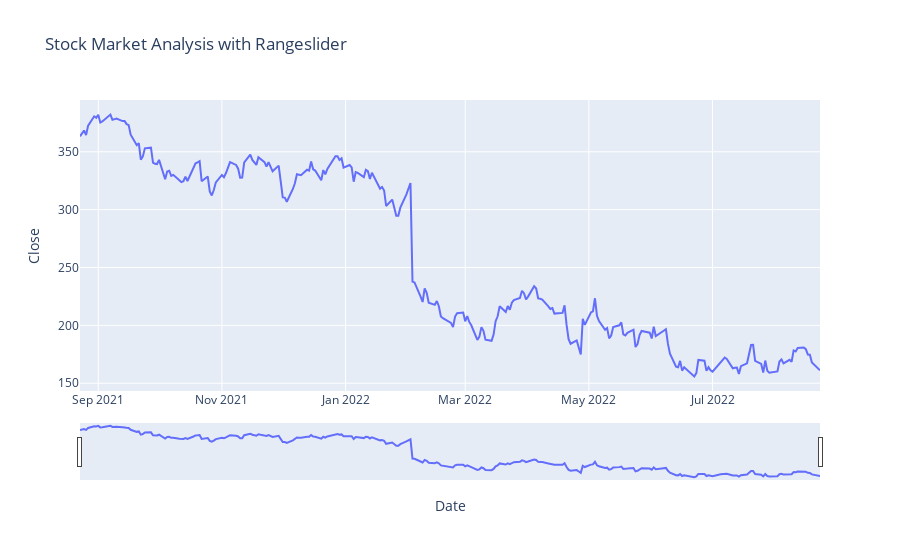

Notebook cell for this chart:
### Code cell
figure = px.line(data, x='Date', y='Close', 
                 title='Stock Market Analysis with Rangeslider')
figure.update_xaxes(rangeslider_visible=True)
figure.show()

### Figure 1 — Plotly figure (JSON) as saved in the notebook; plotly's stock layout.template omitted (floating-point values rounded to 4 significant figures; data arrays with more than 128 entries replaced by an {"elided": "..."} marker saying what was removed)
{"data": [{"hovertemplate": "Date=%{x}<br>Close=%{y}<extra></extra>", "legendgroup": "", "line": {"color": "#636efa", "dash": "solid"}, "marker": {"symbol": "circle"}, "mode": "lines", "name": "", "orientation": "v", "showlegend": false, "type": "scatter", "x": {"elided": "253 str values"}, "xaxis": "x", "y": {"elided": "253 float values"}, "yaxis": "y"}], "layout": {"legend": {"tracegroupgap": 0}, "title": {"text": "Stock Market Analysis with Rangeslider"}, "xaxis": {"anchor": "y", "domain": [0, 1], "rangeslider": {"visible": true}, "title": {"text": "Date"}}, "yaxis": {"anchor": "x", "domain": [0, 1], "title": {"text": "Close"}}}}
